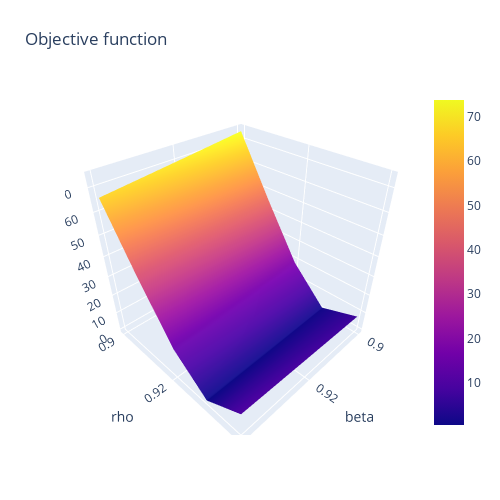

The code cell stored with this chart in its notebook:
### Markdown cell above
### plot the objective function for different values

### Code cell
# Sample data
x, y = np.meshgrid(np.arange(0.9,1,0.01), np.arange(0.9,1,0.01))
z = est.grid

# Create the surface plot
fig = go.Figure(data=[go.Surface(z=z, x=x, y=y)])

# Update layout
fig.update_layout(title='Objective function', autosize=False,
                  width=500, height=500,
                  margin=dict(l=65, r=50, b=65, t=90),
                scene=dict(xaxis=dict(title='beta'),
                    yaxis=dict(title='rho')))

# Show the figure
fig.show()

### Figure 1 — Plotly figure (JSON) as saved in the notebook; plotly's stock layout.template omitted (floating-point values rounded to 4 significant figures)
{"data": [{"type": "surface", "x": [[0.9, 0.91, 0.92, 0.93, 0.94, 0.95, 0.96, 0.97, 0.98, 0.99], [0.9, 0.91, 0.92, 0.93, 0.94, 0.95, 0.96, 0.97, 0.98, 0.99], [0.9, 0.91, 0.92, 0.93, 0.94, 0.95, 0.96, 0.97, 0.98, 0.99], [0.9, 0.91, 0.92, 0.93, 0.94, 0.95, 0.96, 0.97, 0.98, 0.99], [0.9, 0.91, 0.92, 0.93, 0.94, 0.95, 0.96, 0.97, 0.98, 0.99], [0.9, 0.91, 0.92, 0.93, 0.94, 0.95, 0.96, 0.97, 0.98, 0.99], [0.9, 0.91, 0.92, 0.93, 0.94, 0.95, 0.96, 0.97, 0.98, 0.99], [0.9, 0.91, 0.92, 0.93, 0.94, 0.95, 0.96, 0.97, 0.98, 0.99], [0.9, 0.91, 0.92, 0.93, 0.94, 0.95, 0.96, 0.97, 0.98, 0.99], [0.9, 0.91, 0.92, 0.93, 0.94, 0.95, 0.96, 0.97, 0.98, 0.99]], "y": [[0.9, 0.9, 0.9, 0.9, 0.9, 0.9, 0.9, 0.9, 0.9, 0.9], [0.91, 0.91, 0.91, 0.91, 0.91, 0.91, 0.91, 0.91, 0.91, 0.91], [0.92, 0.92, 0.92, 0.92, 0.92, 0.92, 0.92, 0.92, 0.92, 0.92], [0.93, 0.93, 0.93, 0.93, 0.93, 0.93, 0.93, 0.93, 0.93, 0.93], [0.94, 0.94, 0.94, 0.94, 0.94, 0.94, 0.94, 0.94, 0.94, 0.94], [0.95, 0.95, 0.95, 0.95, 0.95, 0.95, 0.95, 0.95, 0.95, 0.95], [0.96, 0.96, 0.96, 0.96, 0.96, 0.96, 0.96, 0.96, 0.96, 0.96], [0.97, 0.97, 0.97, 0.97, 0.97, 0.97, 0.97, 0.97, 0.97, 0.97], [0.98, 0.98, 0.98, 0.98, 0.98, 0.98, 0.98, 0.98, 0.98, 0.98], [0.99, 0.99, 0.99, 0.99, 0.99, 0.99, 0.99, 0.99, 0.99, 0.99]], "z": [[73.72, 71.74, 69.79, 67.87, 65.99], [45.38, 43.66, 41.98, 40.35, 38.76], [18.7, 17.52, 16.39, 15.31, 14.27], [1.501, 1.194, 0.9292, 0.7063, 0.5233], [7.609, 8.319, 9.049, 9.796, 10.56]]}], "layout": {"autosize": false, "height": 500, "margin": {"b": 65, "l": 65, "r": 50, "t": 90}, "scene": {"xaxis": {"title": {"text": "beta"}}, "yaxis": {"title": {"text": "rho"}}}, "title": {"text": "Objective function"}, "width": 500}}
